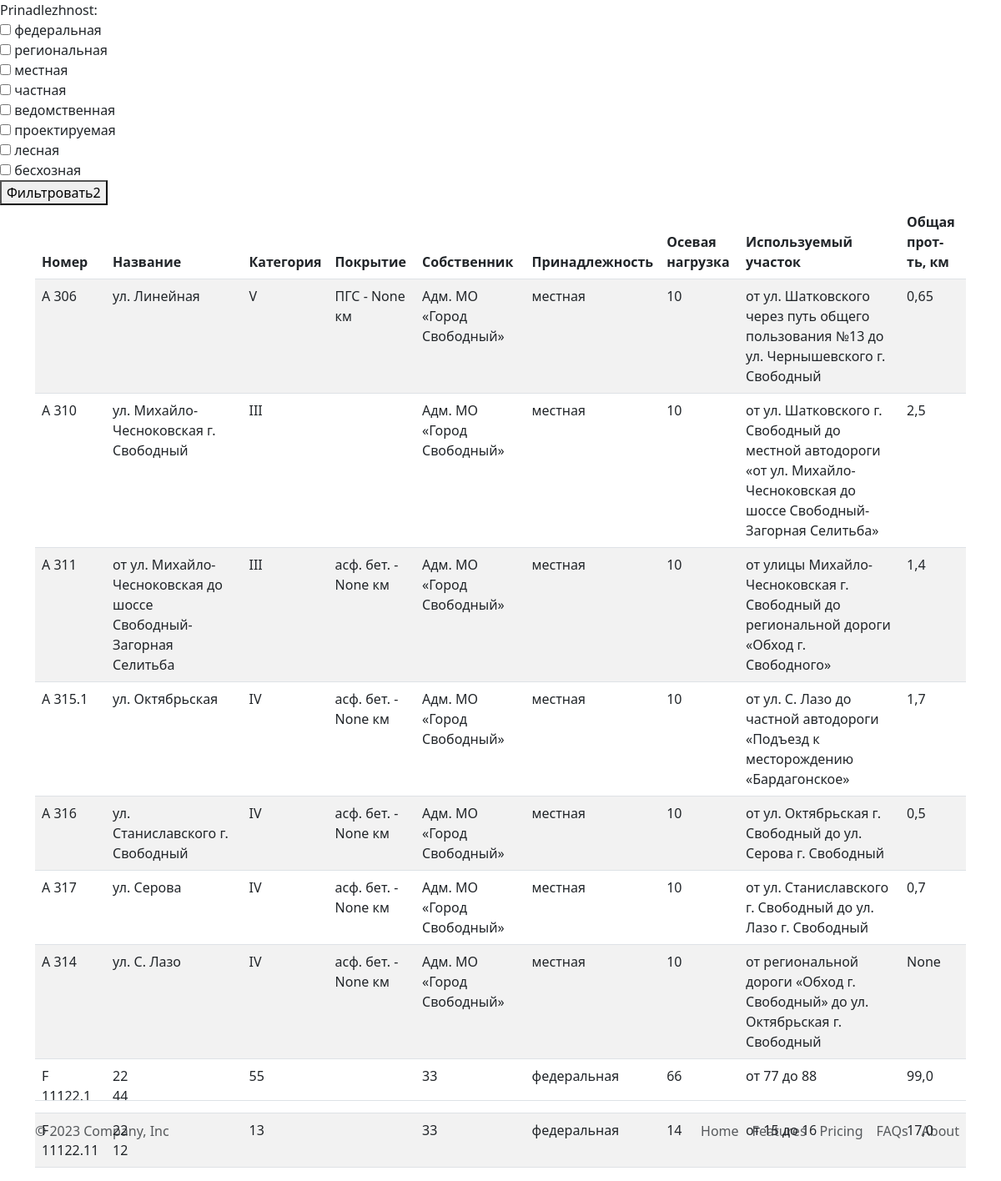
Page /listroads/ on the earlier database version.
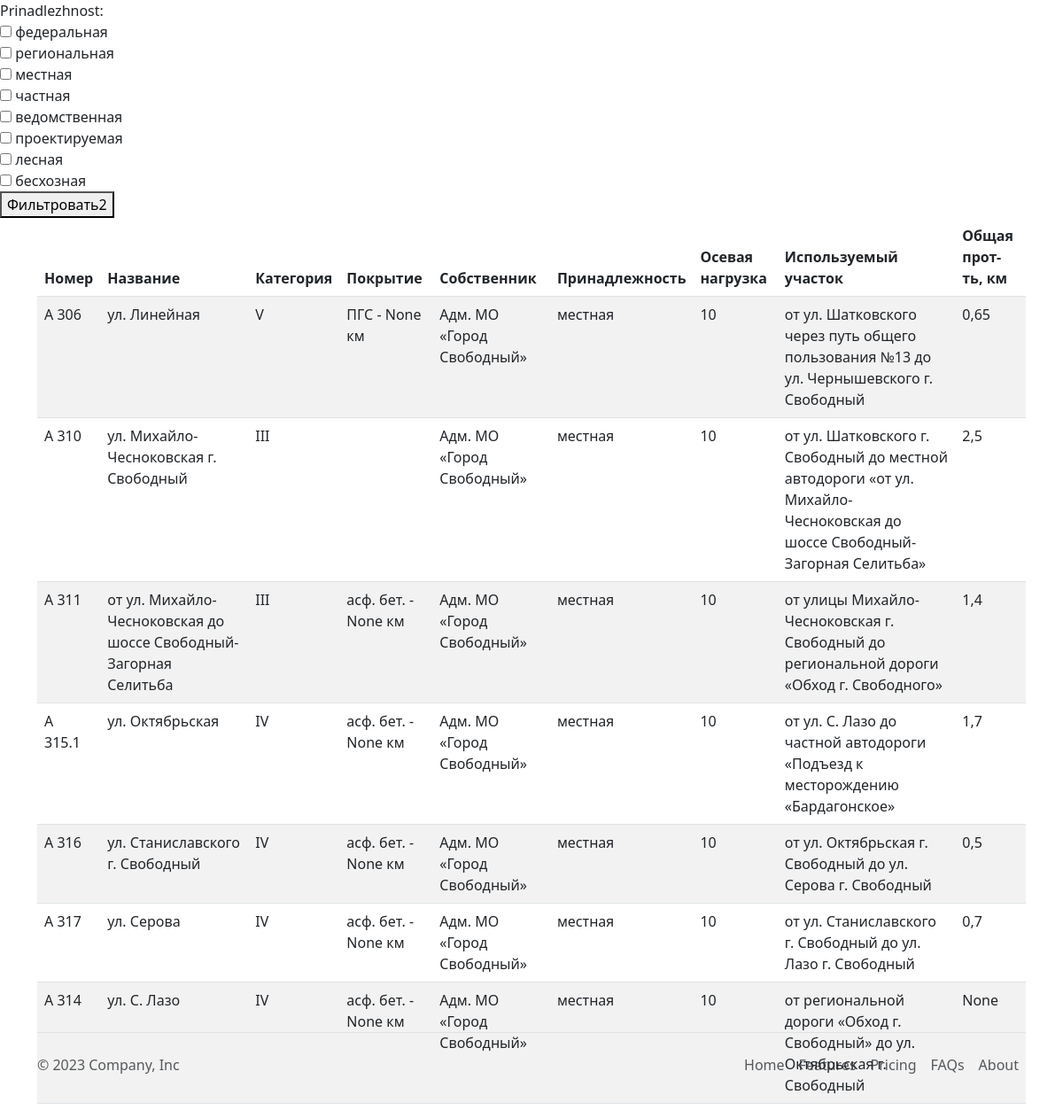
Same page on the later database version.
### roads/models.py (models this page shows, shortened)
class Uchastok(models.Model):
    number = models.ForeignKey('Road', on_delete=models.PROTECT, verbose_name = 'Номер')
    subnumber = models.IntegerField(null=True, default=None, blank=True, verbose_name = 'Номер подучастка')
    km = models.CharField(max_length=255, verbose_name = 'Километры', null=True, default=None, blank=True)
    category = models.CharField(max_length=255, verbose_name = 'Категория', null=True, default=None, blank=True)
    osevaya_nagruzka = models.CharField(max_length=255, verbose_name = 'Осевая нагрузка', null=True, default=None, blank=True)
    start_uchastka = models.CharField(max_length=255, verbose_name = 'от', null=True, default=None, blank=True)
    end_uchastka = models.CharField(max_length=255, verbose_name = 'до', null=True, default=None, blank=True)
    full_lenght = models.FloatField(verbose_name = 'Протяженность', null=True, default=None, blank=True)
    objects_r = models.ManyToManyField('NameObject', verbose_name = 'Объекты', related_name='objects_names', null=True, default=None)
    etap_proekta = models.ManyToManyField('ObjectEtap', verbose_name = 'Этапы', related_name='etap_names', null=True, default=None)
    class Meta:
        verbose_name = 'Участок'
        verbose_name_plural = 'Участки'

class Road(models.Model):
    number = models.CharField(max_length=255, verbose_name = 'Номер', null=True, default=None, blank=True)
    name = models.CharField(max_length=255, verbose_name = 'Наименование', null=True, default=None, blank=True)
    owner = models.CharField(max_length=255, verbose_name = 'Собственник', null=True, default=None, blank=True)
    znachenie = models.ForeignKey('Znachenie', on_delete=models.SET_NULL, verbose_name = 'Значение', null=True, blank=True)
    class Meta:
        verbose_name = 'Дорога'
        verbose_name_plural = 'Дороги'

class PokrytieUchastka(models.Model):
    uchastok = models.ForeignKey('Uchastok', on_delete=models.PROTECT, verbose_name = 'Участок', related_name='pokr_uch')
    vid_pokrytia = models.ForeignKey('Pokrytie', on_delete=models.PROTECT, verbose_name = 'Вид покрытия')
    protyazhennost = models.FloatField(verbose_name = 'Протяженность вида покрытия', null=True, default=None, blank=True)
    class Meta:
        verbose_name = 'Покрытие на участке'
        verbose_name_plural = 'Покрытия на участках'

class Pokrytie(models.Model):
    pokrytie = models.CharField(max_length=255, verbose_name = 'Покрытие', null=True, default=None, blank=True)
    sokr_pokrytie = models.CharField(max_length=255, verbose_name = 'Сокращенное написание', null=True, default=None, blank=True)
    class Meta:
        verbose_name = 'Покрытие'
        verbose_name_plural = 'Покрытия'

class Znachenie(models.Model):
    znachenie = models.CharField(max_length=255, verbose_name='Значение', null=True, default=None, blank=True)
    def __str__(self):
        return self.znachenie
    class Meta:
        verbose_name = 'Значение'
        verbose_name_plural = 'Значения'

### roads/views.py (the view)
# urls.py: path('listroads/', RoadIndex.as_view(), name='listroads'),
class RoadIndex(ListView):
    model = Uchastok
    form_class = FilterForm
    template_name = 'roads/list_roads.html'
    context_object_name = 'roads'
    def get_context_data(self, **kwargs):
        context = super(RoadIndex, self).get_context_data(**kwargs)
        context['form'] = FilterForm()
        return context

### roads/forms.py
class FilterForm(forms.Form):
    prinadlezhnost = forms.ModelChoiceField(queryset=Znachenie.objects.all(), widget=CheckboxSelectMultiple)

### roads/templates/roads/list_roads.html
{% extends 'roads/base.html' %}
{% block content %}
<form action="{% url 'filterlistroads' %}" method="get">
    {{ form }}
    <button type="submit">Фильтровать2</button>
</form>
<div class="container">
    <table class="table table-striped">
        <thead class="thead-dark">
            <tr>
                <th scope="col">Номер</th>
                <th scope="col">Название</th>
                <th scope="col">Категория</th>
                <th scope="col">Покрытие</th>
                <th scope="col">Собственник</th>
                <th scope="col">Принадлежность</th>
                <th scope="col">Осевая нагрузка</th>
                <th scope="col">Используемый участок</th>
                <th scope="col">Общая прот-ть, км</th>
            </tr>
        </thead>
        <tbody>
            {% for r in roads %}
            <tr>
                {% if r.subnumber %}
                <td>{{ r.number.number }}.{{ r.subnumber }}</td>
                {% else %}
                <td>{{ r.number.number }}</td>
                {% endif %}
                {% if r.km %}
                <td>{{ r.number.name }}<br> {{ r.km }}</td>
                {% else %}
                <td>{{ r.number.name }}</td>
                {% endif %}
                <td>{{ r.category }}</td>
                <td>{% for p in  r.pokr_uch.all %}
                    {{ p.vid_pokrytia.sokr_pokrytie }} - {{ p.protyazhennost }} км <br>
                    {% endfor %}</td>
                <td>{{ r.number.owner }}</td>
                <td>{{ r.number.znachenie }}</td>
                <td>{{ r.osevaya_nagruzka }}</td>
                <td>от {{ r.start_uchastka }} до {{ r.end_uchastka }}</td>
                <td>{{ r.full_lenght }}</td>
            </tr>
            {% endfor %}
        </tbody>
    </table>
</div>
{% endblock %}

Differences in the rows shown:
removed Uchastok: number.number "F 11122", subnumber "1", number.name "22", km "44", category "55", number.owner "33", number.znachenie "федеральная", osevaya_nagruzka "66", start_uchastka "77", end_uchastka "88", full_lenght "99,0"
removed Uchastok: number.number "F 11122", subnumber "11", number.name "22", km "12", category "13", number.owner "33", number.znachenie "федеральная", osevaya_nagruzka "14", start_uchastka "15", end_uchastka "16", full_lenght "17,0"
